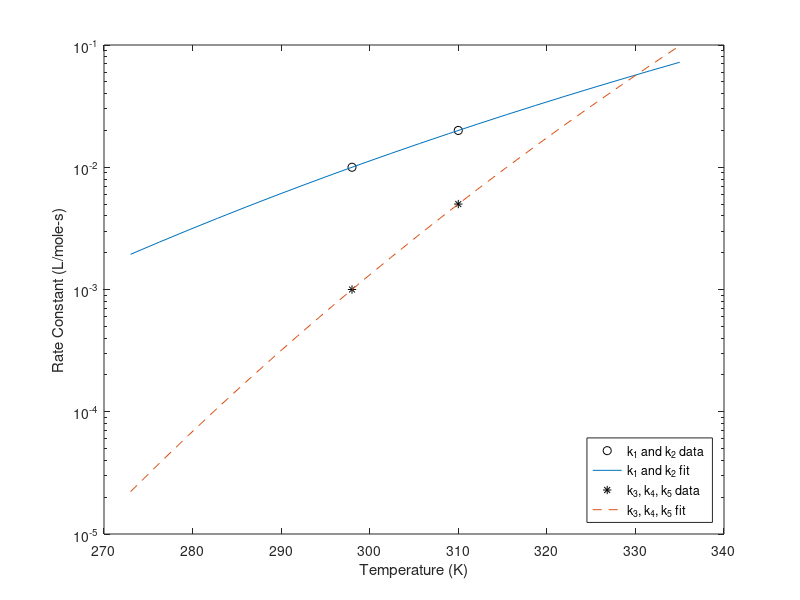

MATLAB code to generate this figure: (Note: this script raises an error after producing the figure.)
% 10.34 - Fall 2006
% Hw Set #7 - Problem #2
% Rob Ashcraft - Oct. 20, 2006

%This function solve the reactor optimization problem in Beers' text 5.B.4.
% This implementation uses a scaled variable LN(V_rxtr) as well as the
% other normal variables.  

function p2_main_logV
clear; clc;

% rate constant data at 298K and 310K for k1 --> k5
T_data = [298, 310];  % kelvin
k_T = [0.01, 0.02;  0.01, 0.02;  0.001, 0.005;  0.001, 0.005;  0.001, 0.005];  % L/mol-s

T_plot = linspace(273,335,20);
for i=1:length(k_T)
    EaR(i,1) = -log(k_T(i,1)/k_T(i,2)) / (1/T_data(1) - 1/T_data(2));  % solve for Ea/R for each reaction
    Af(i,1) = k_T(i,1)*exp(EaR(i)/T_data(1));  % solve for the A-factor using k(298K) 
    k_plot(:,i) = Af(i).*exp(-EaR(i)./T_plot);  % make a vector k(T) to plot
end

% plot the rate constants to make sure they fit the data
figure;
semilogy(T_data,k_T(1,:),'ok',T_plot,k_plot(:,1),'-',T_data,k_T(3,:),'*k',T_plot,k_plot(:,3),'--'); 
xlabel('Temperature (K)'); ylabel('Rate Constant (L/mole-s)');
legend('k_1 and k_2 data','k_1 and k_2 fit','k_3, k_4, k_5 data','k_3, k_4, k_5 fit','location','SouthEast');


% now deal with the reactor problem
V_flow = 1;  % L/s

% initial guesses for the optimization:
C_Ao_guess = 1;  % molar
C_Bo_guess = 1;  % molar
T_guess = 315;  % Kelvin
V_rxtr_guess = 5000;  % liters

% Choose the Volume variable to be LN(V)
var0 = [C_Ao_guess; C_Bo_guess; T_guess; log(V_rxtr_guess)];

% note that in the scaled case, you do not very high tolerances.  The
% tolerance in this case only serves to increase the precision of the
% solution (even default tolerance will get you very close)
options = optimset('Display','iter','TolFun',1e-10,'TolX',1e-10);

% Define the constraint that Ca + Cb < 2 M
A = [1, 1, 0, 0];
b = 2;

% Include the given upper and lower bounds on the system varaible
lb = [0; 0; 298; log(10)];
ub = [2; 2; 335; log(10000)];

% call fmincon to solve the problem
[var, fval] = fmincon(@obj_fun,var0,A,b,[],[],lb,ub,[],options,V_flow,Af,EaR);

disp(['Inlet [A] = ',num2str(var(1)),' M']);
disp(['Inlet [B] = ',num2str(var(2)),' M']);
disp(['Reactor Temperature = ',num2str(var(3)),' K']);
disp(['Reactor Volume = ',num2str(exp(var(4))),' L']);
disp(['Outlet [C] = ',num2str(-fval),' M']);

C_Ao = var(1);
C_Bo = var(2);
T = var(3);
V_rxtr = exp(var(4));

% Since we solved for [C]final by integrating to the SS condition, it is
% useful to make sure that the reactor actually reach steady-state.  We can
% perform a non-rigorous check by integrating based on the optimal
% conditions, and then visually inspect the plot.  This does not mean that
% all other parameters sets encountered during the optimization also
% reached SS, but it is a useful check none-the-less
t_span = [0, 1e5];
[time, C_all] = ode45(@rxtr_dCdt_ode,t_span,zeros(8,1),[],C_Ao,C_Bo,T,V_rxtr,V_flow,Af,EaR);

figure; plot(time,C_all(:,1),'--',time,C_all(:,2),':',time,C_all(:,3),'-',time,C_all(:,4),'-.');
xlabel('Time (s)'); ylabel('Concentration (M)'); title('Did Reactor Reach Steady-State?');
legend('[A]','[B]','[C]','[D]');

% Since we found out early that the V_rxtr term was causing problems, it is
% also useful to look at the cost function as a function of V_rxtr, and
% make sure our fmincon solution appears to be at the minimum.
test = logspace(1,4,50);
for i=1:length(test)
cost_i(i) = obj_fun([var(1:3);log(test(i))],V_flow,Af,EaR);
end

figure;
semilogx(test,cost_i,'-',V_rxtr,fval,'o')
xlabel('Reactor Volume (L)'); ylabel('Cost Function (-[C]_o_u_t  M)');
legend('Cost Function','fmincon Solution');
return;


% Other functions used in the program
%%%%%%%%%%%%%%%%%%%%%%%%%%%%%%%%%%%%%%%%%%%%%%%%%%%%%%%%%%%%%%%
%%%%%%%%%%%%%%%%%%%%%%%%%%%%%%%%%%%%%%%%%%%%%%%%%%%%%%%%%%%%%%%
% Define the function called by fmincon with the cost function
function cost = obj_fun(var,V_flow,Af,EaR)

    C_Ao = var(1);
    C_Bo = var(2);
    T = var(3);
    LN_V_rxtr = var(4);
    
    V_rxtr = exp(var(4)); % since we are using LN(V) as the variable

    C_guess = [1; 1; 0; 0; 0; 0; 0; 0];

    % we solve for [C]final by integrating to a SS condition.  You must
    % make sure you integrate for a long enough time to achieve SS
    t_span = [0, 1e5];
    [time, C_all] = ode15s(@rxtr_dCdt_ode,t_span,C_guess,odeset('RelTol',1e-8),C_Ao,C_Bo,T,V_rxtr,V_flow,Af,EaR);

    % the cost function in the negative of [C]final
    cost = -(C_all(end,3));

return;



%%%%%%%%%%%%%%%%%%%%%%%%%%%%%%%%%%%%%%%%%%%%%%%%%%%%%%%%%%%%%%%
%%%%%%%%%%%%%%%%%%%%%%%%%%%%%%%%%%%%%%%%%%%%%%%%%%%%%%%%%%%%%%%
% Define the reactor governing equations as a function.  It will return
% dC/dt for each of the species in the reactor
function dAlldt = rxtr_dCdt_ode(t,C_all,C_Ao,C_Bo,T,V_rxtr,V_flow,Af,EaR)
%  all of the C variable are concentrations in moles/L

    A = C_all(1);
    B = C_all(2);
    C = C_all(3);
    D = C_all(4);
    S1 = C_all(5);
    S2 = C_all(6);
    S3 = C_all(7);
    S4 = C_all(8);

    k = Af.*exp(-EaR./T);  % calculates the rate constants

    dAdt = -k(1)*A*B - k(3)*A*D - k(4)*A*B + V_flow/V_rxtr*(C_Ao - A);
    dBdt = -k(1)*A*B - k(2)*B*C - k(4)*A*B - k(5)*B*C + V_flow/V_rxtr*(C_Bo - B);
    dCdt = k(1)*A*B - k(2)*B*C - k(5)*B*C - V_flow/V_rxtr*C;
    dDdt = k(1)*A*B + k(2)*B*C - k(3)*A*D - V_flow/V_rxtr*D;
    dS1dt = k(2)*B*C - V_flow/V_rxtr*S1;
    dS2dt = k(3)*A*D - V_flow/V_rxtr*S2;
    dS3dt = k(4)*A*B - V_flow/V_rxtr*S3;
    dS4dt = k(5)*B*C - V_flow/V_rxtr*S4;

    dAlldt = [dAdt; dBdt; dCdt; dDdt; dS1dt; dS2dt; dS3dt; dS4dt];

return;










